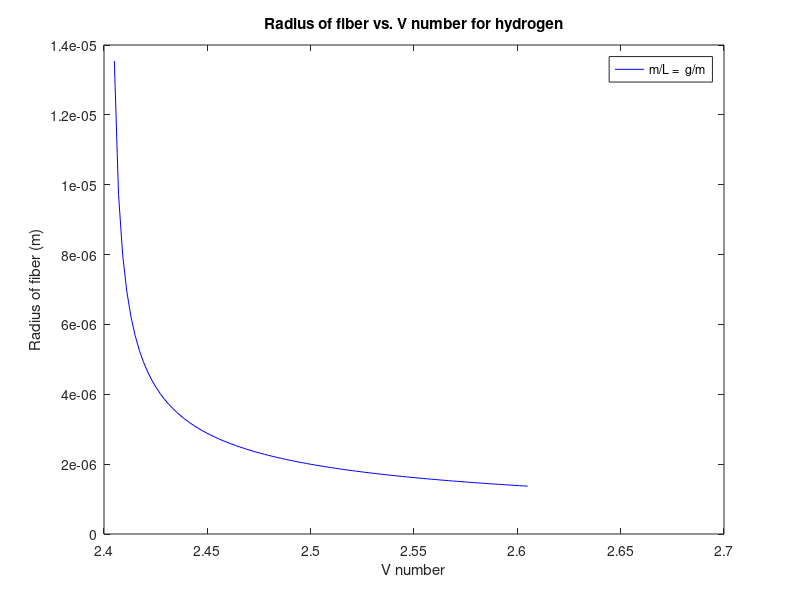

Source code (MATLAB):
lambda= 3e-6;
Na = 6.0221409e+23;
eps0 = 8.85418e-12;

M = 1;
alpha = 1.48e-31 * (4*pi*eps0);

mL = 3.6920e-06;

c = (mL)*Na*alpha/(2*pi*M*eps0);
k = 2*pi/(lambda);

V = 2.405+linspace(0,0.2,100);
a = c*k*1./sqrt(V.^2-2*c*k^2);
 



plot(V,a,"-b")
hold on
xlabel("V number")
ylabel("Radius of fiber (m)")
title("Radius of fiber vs. V number for hydrogen")
legend(["m/L = " mL + " g/m"])
hold off